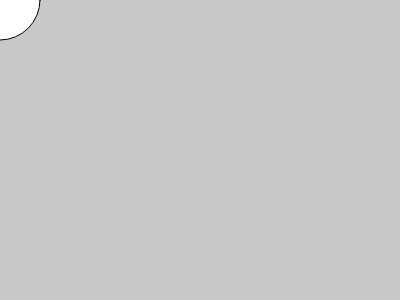
Frame 1 (no input)
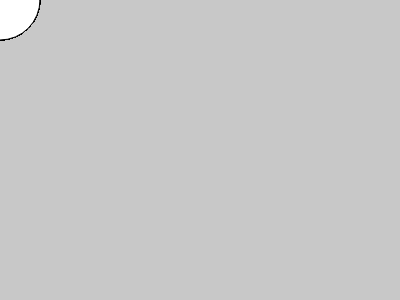
Frame 60 (no input)
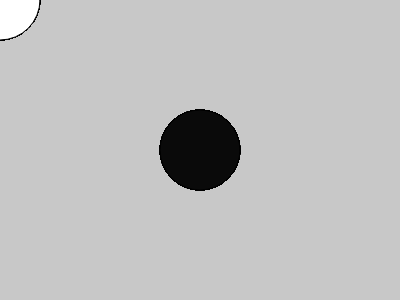
Frame 120 (the mouse pressed at the canvas centre since frame 60)

The p5.js sketch that drew these frames (run headless with seeded random() and noise() and a simulated clock; from frame 60 on, the mouse is pressed at the canvas centre):

// p5.js sketch
// ── sketch.js
// Reference : https://p5js.org/reference/

let colorOn;
let colorOff;
let canva;
let canvaWitdh = window.screen.availWidth/2;
let canvaHeight = window.screen.availHeight/2;
let grid
function setup() {
    colorOn =  color(10, 10, 10);
    colorOff = color("white");
    canva = createCanvas(canvaWitdh, canvaHeight);
    canva.mouseClicked(changeColor);
    background(200);

    grid = initGrid(10,20);
    console.table(grid)
  }
  
  function draw() {
    if (mouseIsPressed) {
      fill(colorOn);
    } else {
      fill(colorOff);
    }
    ellipse(mouseX, mouseY, 80, 80);
  }

  function initGrid(nbrCols, nbrRows) {
    let grid = new Array(nbrCols);
    for (let i = 0; i < nbrCols; i++) {
      grid[i] = new Array(nbrRows)
    }
    fillGrid(grid)
    return grid;
  }
  function fillGrid(grid){
      for (let i = 0; i < grid.length; i++) {
        for (let j = 0; j <grid[0].length; j++) {
          grid[i][j] = 0
        }        
      }
  }

  function mouseClicked(){
    console.log("mouse click detected")
  }
  function changeColor(){
    colorOn = color(random(256),random(256),random(256))
  }
